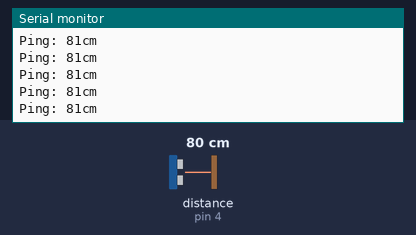
The sketch below on a simulated Arduino Uno, built with avr-gcc and run on an emulated ATmega328P. On the bench: the last lines printed to the serial monitor. Inputs (shaded band) come from the test bench; at power-on: distance to the obstacle (sensor on pin 4) 80 cm. The echo pulse lasts 58.3 µs per cm.

Above: at 1.2 s.
1.3 s: distance to the obstacle (sensor on pin 4) set to 2 cm
At 1.34 s:
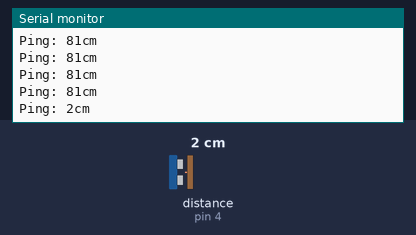
2.8 s: distance to the obstacle (sensor on pin 4) set to 250 cm
At 2.87 s:
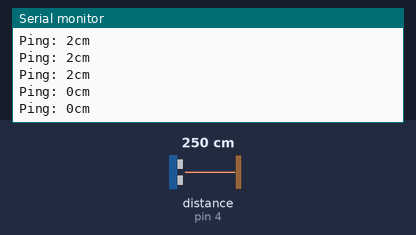
Timing chart, 0 to 5.8 s (numbered marks = the images above; inputs shaded):
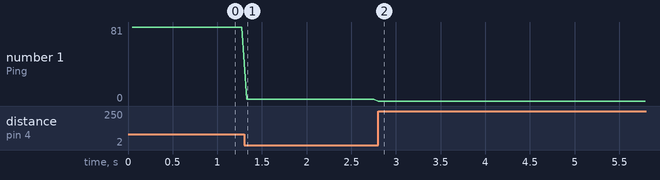

Measured:
- after the input at 1.3 s, the serial monitor: prints a new line at once (image 1)
- after the input at 2.8 s, the serial monitor: prints a new line at once (image 2)
- plotted number 1: 81 → 2 after the input at 1.3 s, 2 → 0 after the input at 2.8 s

The sketch:

NewPingExample.ino
```cpp
#include <NewPing.h>

#define TRIGGER_PIN  2
#define ECHO_PIN     4
#define MAX_DISTANCE 200

NewPing sonar(TRIGGER_PIN, ECHO_PIN, MAX_DISTANCE); // NewPing setup of pins and maximum distance.

void setup() {
  Serial.begin(115200); // Open serial monitor at 115200 baud to see ping results.
}

void loop() {
  delay(50);
  Serial.print("Ping: ");
  Serial.print(sonar.ping_cm());
  Serial.println("cm");
}
```
